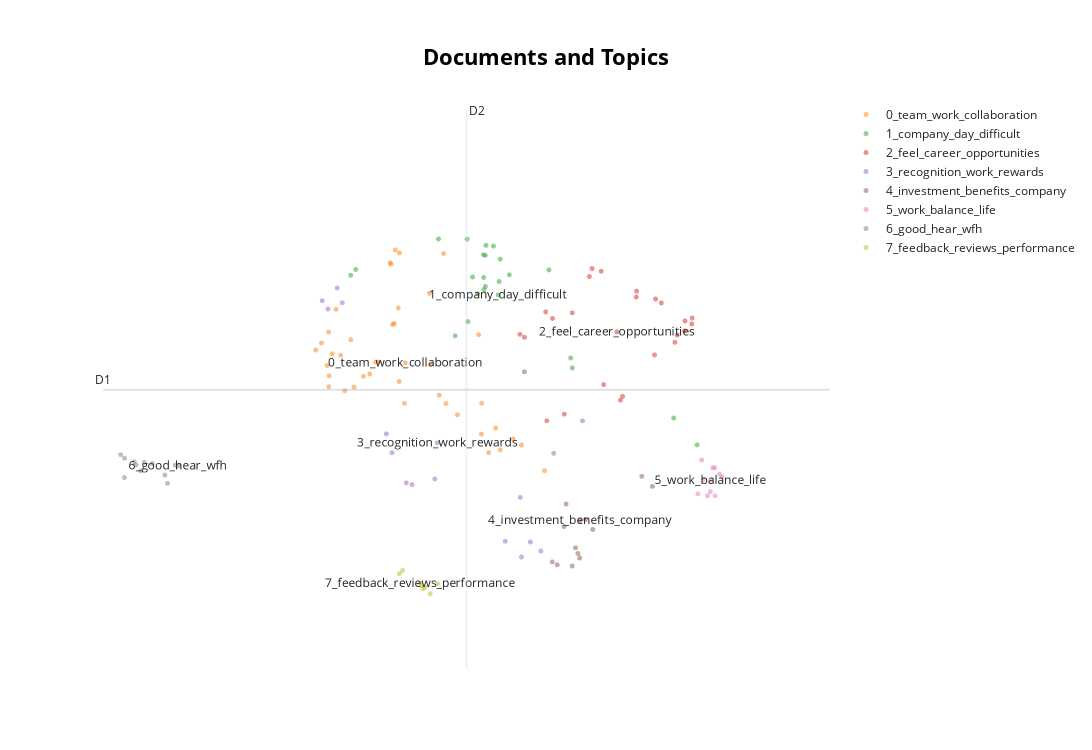

Here is the notebook cell this chart was saved with:
### Code cell
# Run the visualization with the original embeddings
topic_model.visualize_documents(docs)

### Figure 1 — Plotly figure (JSON) as saved in the notebook; plotly's stock layout.template omitted (floating-point values rounded to 4 significant figures)
{"data": [{"hoverinfo": "text", "hovertext": [null], "marker": {"color": "#CFD8DC", "opacity": 0.5, "size": 5}, "mode": "markers+text", "name": "other", "showlegend": false, "type": "scattergl", "x": [null], "y": [null]}, {"hoverinfo": "text", "hovertext": ["Coupled with ever increasing areas of focus and no additional headcount, time becomes more precious, so margins of errors seem to be decreasing", "While page limits have been set, some departments are ignoring them and still having long minutes and fanciful slides for internal meetings i.e. not all bosses enforce the new work norms.", " Customer and community relationships are valued, however sustainability and social im", "Virtual collaboration tools and communication channels are robust. Location or schedules do not impede teamwork.", "The company's culture is generally positive and supportive, but there are still some areas for improvement. I would like to see more emphasis on team building and bonding activities to help foster a stronger sense of camaraderie. Additionally, while there is an emphasis on work autonomy, there can sometimes be a lack of direction or clarity around goals and expectations. More guidance and direction from managers would help ensure that everyone is on the same page and working towards the same goals.", "Regular check-ins ensure we are on track. Adjustments are made quickly if issues arise.", "My teammates are responsive and willing to assist when needed. Collaboration is seamless.", "Meeting calendars are respected. Time is managed effectively so work gets done.", "Knowledge and best practices are freely shared between team members. We learn from each other.", "I appreciate the company's commitment to diversity and inclusion, and I have seen efforts to create a more diverse workforce. However, there is still a lack of representation at the leadership level, which can make it difficult for employees from underrepresented groups to feel truly valued and respected. While I think the company's recruitment policies are effective, it will be important to continue investing in leadership training for underrepresented groups to ensure that everyone has a chance to succeed. Additionally, there could be more emphasis on cultural competence training for all employees to help foster a more inclusive workplace culture.", "Our documentation is thorough. Onboarding new members is quick since knowledge transfer is seamless.", "This culture of openness and idea-sharing has not only improved the work atmosphere but also fostered a sense of community and collaboration among employees.", "This would help to create a positive and motivated work environment and encourage employees to continue to strive for excellence", "The open-door policy of the management and their willingness to listen to the employees has created a positive and inclusive working environment.", "I strongly believe that our company culture encourages employees to speak up and share their ideas freely", "There is a good balance between structure and creativity. The process enables progress but allows flexibility.", "Participation and idea generation are encouraged from all team members. Everyone feels heard.", "There is good camaraderie and positive energy amongst teammates. This makes work enjoyable.", "Our team celebrates wins together. This maintains momentum and morale.", "Overall, an OK place to work but looking for more purpose and meaning.", "My teammates are collaborative and helpful.", "The culture of collaboration within our team is truly something special. Everyone is willing to lend a hand when needed, and there's a real sense of camaraderie that makes coming to work a pleasure. It's clear that we all have a shared goal of producing high-quality work, and the support we give each other makes that possible.", "Our team has a shared sense of purpose. Working towards common goals brings out our best efforts.", "Conflicts are handled constructively. Differences of opinion do not become personal.", "Clear objectives were set so everyone understood goals and priorities from the start. This helped align efforts.", "Responsibilities were divided logically based on individual strengths. This optimized talent and workflows.", "Walking the talk, showing empathy, being hands-on, having staff's back and actively helping to unblock obstacles, being candid, having humility to acknowledge shortcomings.", "Very strong teamwork and appreciation of each other's point of view in my division.", "The team communicates openly. I feel comfortable voicing my ideas and concerns.", "We need to be clearer on our ultimate objective, and not just about appearing to be doing well", "In conclusion, I highly appreciate the company's efforts to promote an open and idea-friendly work environment, and I look forward to continuing to work in such a supportive and empowering atmosphere.", "The diverse perspectives within the team allow us to gain fresh insights and be innovative.", "Team members uphold commitments and deliver quality work on schedule. I can count on my colleagues.", "Demonstrating more trust by allowing more flexible working arrangements; for example, allowing staff to WFH on return to office days, should there be a need to do so e.g. HBL; schools examination period.", "Great team to work with", "Information is shared transparently on my team, though access to data and reports across units is lacking. Improved knowledge management and collaboration platforms would help break down silos and improve decision making at an enterprise level.", "I appreciate the company's commitment to sustainability and making a positive impact on the environment. However, I feel like there could be more emphasis on diversity and inclusion within the company.", "I appreciate the company's efforts to foster a diverse and inclusive workplace. It's clear that everyone is valued and respected here, regardless of their background or identity. This has helped me feel more connected to my colleagues and more invested in the company's success.", "Diversity programs highlight inclusiveness, but some teams lack representation and inclusion in practice. Progress on addressing systemic equity and belonging issues has been slow. Understanding diverse experiences and fostering an environment where all voices are valued could strengthen the company.", "Our team leads by example. The standards they set motivate me to excel.", null], "marker": {"opacity": 0.5, "size": 5}, "mode": "markers+text", "name": "0_team_work_collaboration", "text": ["", "", "", "", "", "", "", "", "", "", "", "", "", "", "", "", "", "", "", "", "", "", "", "", "", "", "", "", "", "", "", "", "", "", "", "", "", "", "", "", "0_team_work_collaboration"], "textfont": {"size": 12}, "type": "scattergl", "x": [4.99, 4.83, 5.502, 3.974, 5.147, 4.476, 3.692, 4.411, 4.151, 5.58, 4.257, 5.017, 4.847, 5.423, 4.94, 4.49, 4.081, 3.725, 3.539, 6.136, 3.667, 3.87, 3.822, 4.547, 4.384, 4.442, 3.77, 3.605, 4.486, 4.394, 5.873, 4.218, 3.937, 4.431, 3.688, 5.388, 5.634, 5.778, 5.42, 3.686, 4.556], "y": [10.92, 10.41, 8.341, 9.192, 8.833, 10.22, 9.338, 10.0, 9.362, 8.662, 9.52, 8.979, 9.49, 8.982, 9.087, 10.93, 9.331, 9.626, 9.672, 8.107, 9.472, 9.144, 9.606, 8.981, 10.81, 10.97, 10.2, 9.764, 9.265, 10.79, 8.44, 9.517, 9.808, 10.02, 9.197, 9.873, 8.376, 8.518, 8.582, 9.905, 9.506]}, {"hoverinfo": "text", "hovertext": ["I appreciate that the company encourages employees to voice their opinions and concerns. However, sometimes it feels like these concerns aren't always addressed in a timely manner, which can be frustrating.", "Day-to-day operations are well-managed yet innovation and new ideas are lacking.", "Some leaders have displayed empathy when considering and acknowledging the practical challenges faced by officers in their day-to-day work.", "The communication within our team is lacking, which makes it difficult to complete projects efficiently. There are often misunderstandings and miscommunications that cause delays and frustration.", "I don't feel like I have the resources I need to succeed in my role. Whether it's access to technology or support from colleagues, there are often roadblocks that make it difficult to complete tasks efficiently.", "Still expecting immediate replies to top management, even where issues do not seem to require urgent attention.", "If at an organisational level, senior management finds it difficult to drop or postpone projects or initiatives, then it would be even less realistic with these work expectations for departments to prioritise and reduce workload meaningfully/significantly.", "Upper management is disconnected from employees.", "leaders acknowledging own mistakes and sharing vulnerability help to build psychological safety and trust.", "Lack of open communication between colleagues", "1) Immediate managers are available and supportive. However, senior leadership feels out of touch with the day-to-day realities that employees deal with. 2) More effort is needed from top executives to communicate strategy and engage with staff across all levels.", "1) Meetings within my team are productive, yet company-wide meetings suffer from lack of purpose or clear agenda 2) More effective use of meeting time and providing a forum for two-way communication with leadership would make a major impact on engagement.", "A few points:\n - The company's culture is generally positive and supportive, but there are some individuals within the company who don't seem to share these values. I think more could be done to reinforce a culture of respect and teamwork.\n - I appreciate the company's commitment to work autonomy and trust in employees. However, I sometimes feel like there could be more support and guidance from my manager, especially when working on complex projects.\n - There isn't enough diversity within the company, which makes it difficult for me to feel truly valued and respected. There are very few people of color or LGBTQ+ individuals within the company, which creates a homogenous and uninspiring work environment.\n - ", "I appreciate the company's commitment to work autonomy and trust in employees, but sometimes it can feel like there is a lack of direction or guidance. More frequent check-ins with managers would help ensure that everyone is on the same page and that expectations are clear. Additionally, it would be helpful to have clearer project goals and deliverables. While the company's", "There's a lack of transparency within the company, which makes it difficult to understand the company's goals and progress. I often feel disconnected from the company's vision and unsure of how my work fits into the bigger picture.", "I appreciate the company's efforts to create a psychologically safe work environment, and I generally feel comfortable sharing my thoughts and concerns with my team. However, there are still some team members who dominate conversations and aren't as receptive to others' ideas. This can make it difficult for those who don't feel as comfortable speaking up to feel truly included. Additionally, I sometimes feel like my feedback isn't fully considered or acted upon by the team. While I understand that not all feedback can be implemented, I.E. it can be discouraging to feel like my opinions aren't valued.", "A lot of process streamlining achieved in the past years e.g. procurement process, risk assessment process, etc.", "Difficult to navigate company policies", "Operations and policies function well day-to-day, though the company direction and vision for the future are unclear. Strategic planning with input from all levels of staff may help provide coherent priorities and stronger future orientation.", "1. My team has a good rapport and I feel comfortable speaking up, but company-wide there seems to be a lack of transparency and willingness to address difficult issues. 2. There is room to improve on building trust and psychological safety across the organization.", "My department runs efficiently but the company as a whole lacks vision.", "There's a culture of blame within the company that makes it difficult to take ownership of mistakes and learn from them. When things go w", "Communication across teams needs improvement.", null], "marker": {"opacity": 0.5, "size": 5}, "mode": "markers+text", "name": "1_company_day_difficult", "text": ["", "", "", "", "", "", "", "", "", "", "", "", "", "", "", "", "", "", "", "", "", "", "", "1_company_day_difficult"], "textfont": {"size": 12}, "type": "scattergl", "x": [5.266, 5.472, 3.936, 5.376, 7.601, 5.445, 7.867, 5.634, 3.993, 5.464, 5.441, 5.319, 6.451, 5.736, 6.432, 5.121, 4.932, 6.186, 5.257, 5.62, 5.556, 5.464, 5.448, 5.609], "y": [10.04, 11.03, 10.64, 10.4, 8.79, 10.61, 8.442, 10.85, 10.72, 10.5, 10.91, 10.62, 9.441, 10.65, 9.57, 9.857, 11.11, 10.71, 11.11, 10.56, 11.02, 10.9, 10.46, 10.39]}, {"hoverinfo": "text", "hovertext": ["Staff here is vary concerning time and speed are taking our jobs after 3 years that i am here because my higher position , what can you expect?", "The company's leadership team is generally effective and transparent, but I feel like there could be more guidance provided around career development. While there are resources available for employees who want to grow within the company, it can be difficult to know where to start or who to approach for guidance. I would like to see more mentorship and coaching opportunities for employees who want to advance their careers. Additionally, while I appreciate the company's commitment to transparency, there are still some decisions that feel opaque to me. More communication around the reasoning behind decisions would help build trust and make employees feel more connected to the company's vision.", "My manager provides clear direction and support.", "There is one boss Who plays favourites in front of others making inclusive working environment impossible so she Splits whole team thinks highly talented now where tehre is only one fav Boss feels like Hitler had control When there Everyone listened; Would have quit long ago only reason still here is because great pals however unless more joined us leaving next contract surely 95% would leave tomorrow xxxxxxxx feeling lonely then.. (Sorry they have often put me under immense pressure over last few weeks Really affecting family home life; unhealthy pressures xxxxxxxxxxxxxxxxx) No 8 week max service in any area signed into contract so horrible and Confusing xx temporary HR Advisor seemed to want more unfair pain xx live elsewhere was reassuring even though upset which leaves full time admin then in HQ when knowing all along I wasn't looking soon moving abroad - early next year London market won’t miss long departments suffering feeling like there with Hitler mood sucks x Traffic jams daily x tired hence errors written feels Unsafe place staff write answers f", "I am extremely satisfied with the level of support I receive from my manager. They provide regular feedback on my performance, encourage me to take ownership of my work, and always make themselves available to answer my questions. This has helped me feel more confident and motivated in my role.", "I feel empowered to share my thoughts and contribute to the company's growth and success", "I don't feel like my manager is supportive of my professional development. I've expressed interest in taking on more responsibility and learning new skills, but haven't received any guidance or support in achieving those goals.", "My job provides stability but lacks excitement and passion.", "My job provides steady work and adequate compensation. However, passion, creativity, and a sense of purpose or mission seem to be missing. Focusing on organizational culture, values, and tapping into employee motivations may help foster greater meaning, innovation, and commitment.", "I feel bored and unchallenged in my job.", "Cross-training and job shadowing help broaden skills. We can fill in for each other when needed.", "1. There are opportunities for career growth within my department, but limited mobility into other areas of the organization. 2. The career paths could be more clearly defined and support provided for those looking to develop cross-functional skills and advance their careers in new directions.", "I feel like there are some communication issues within our team, which can be frustrating at times. However, I appreciate that my manager is always available to answer questions and provide guidance when needed.", "Career advancement depends on managerial whims", "Some training opportunities provided", "To encourage psychological safety, bosses should be receptive of ideas and questions and not simply brush us off when something is raised.", "Employees should first research company before they agree to openess - which today appears not enough plus they Should sign clauses etc plus new starters must feel very unsafe given some management games if you know what I mean plus seniors same view; Clear management team blind to many of them now in redundancies senior plus... time these types were kicked out rather than move around. Enough damage done to everyone by people who think they own place via education etc Lets improve starting by getting rid of rubbish/ dead wood else we continue counting 6 months down another ££millions lost ++++", "Opportunity for professional growth limited", "The company's commitment to professional development is really evident. I've been given numerous opportunities to learn new skills and take on more responsibility, and my manager has been incredibly supportive in helping me achieve my goals. This has been instrumental in my success so far and has motivated me to continue pushing myself.", "I have opportunities to learn and grow in my role.", "You thinking honest Is good but you and employers don't accept facts like It was a Hate crime committed By staff", "There are limited opportunities for career growth.", "The company's commitment to work autonomy has been instrumental in my success here. I am trusted to complete tasks independently, and have the freedom to approach my work in a way that works best for me. This has helped me feel more empowered and motivated to achieve my goals.", "Job descriptions unclear or outdated", null], "marker": {"opacity": 0.5, "size": 5}, "mode": "markers+text", "name": "2_feel_career_opportunities", "text": ["", "", "", "", "", "", "", "", "", "", "", "", "", "", "", "", "", "", "", "", "", "", "", "", "2_feel_career_opportunities"], "textfont": {"size": 12}, "type": "scattergl", "x": [6.45, 7.461, 6.644, 6.226, 6.778, 6.161, 7.181, 7.021, 6.807, 6.996, 7.615, 7.729, 6.674, 7.396, 7.723, 5.857, 6.149, 7.807, 7.177, 7.385, 5.908, 7.812, 6.36, 7.642, 6.957], "y": [10.16, 10.28, 10.63, 10.08, 10.7, 8.755, 10.44, 9.071, 9.224, 9.022, 9.773, 10.05, 10.73, 10.34, 9.921, 9.877, 10.17, 10.01, 10.36, 9.61, 9.838, 10.09, 8.841, 9.868, 9.909]}, {"hoverinfo": "text", "hovertext": ["The salary structure is transparent and fair, and I feel that my hard work is being adequately compensated.", "No recognition for extra effort", "I am proud to work for this company.", "Low value meaningless work", "Decisiveness, dare to challenge the norm and be transformative", "Recognition for good work", "Overall, I am very happy with the pay and rewards system, but I believe there is room for improvement in the area of employee recognition and incentives.", "I am very satisfied with the pay and rewards system in the company.", "Leadership effectively empowers team members to make decisions and drive results.", "I feel motivated and energized at work.", "Opinion respected and valued", "Individual contributions are valued. People are recognized for their expertise and effort.", "The leadership team is incredibly communicative and transparent. They regularly share updates on the company's goals and progress, and are always available to answer questions or address concerns. This has helped me feel more connected to the company's vision and more invested in its success.", "Leaders provide clear direction by giving suggestions or inputs instead of merely giving vague comments or questions that do not point to anything.", "However, I would suggest that the company consider offering more incentives and bonuses to recognize employees who go above and beyond in their work.", null], "marker": {"opacity": 0.5, "size": 5}, "mode": "markers+text", "name": "3_recognition_work_rewards", "text": ["", "", "", "", "", "", "", "", "", "", "", "", "", "", "", "3_recognition_work_rewards"], "textfont": {"size": 12}, "type": "scattergl", "x": [6.094, 4.567, 5.861, 4.891, 3.84, 4.633, 5.874, 5.976, 3.612, 6.567, 4.342, 4.405, 3.678, 3.783, 5.69, 4.921], "y": [7.064, 7.95, 7.761, 7.999, 10.29, 7.926, 6.987, 7.181, 10.31, 8.754, 8.584, 8.34, 10.21, 10.48, 7.19, 8.468]}, {"hoverinfo": "text", "hovertext": ["Relook at benchmarking, investment banks compensation need not be taken out of the equation as these are genuine opportunity pool for our people.", "While the company's benefits package is generally competitive, there are some areas where it falls short. Specifically, I would like to see more investment in mental health support and wellness initiatives. While the company offers mental health resources", "The company's benefits package is lackluster. Compared to other companies in the industry, the benefits offered here are minimal and don't feel like they adequately compensate me for my hard work.", "While the company offers competitive compensation, there are still some areas where more investment could be made. For example, I would like to see more investment in technology and other resources that could help employees be more efficient and productive.", "The company's technology infrastructure is generally adequate, but there are still some areas where more investment could be made. For example, the video conferencing capabilities could be improved to make remote work more effective. Additionally, I feel like there could be more training and resources provided for employees who are new to the technology. While I appreciate the company's efforts to provide technology for remote work, more investment in these tools would help make the transition to remote work more seamless", "The company's benefits package is pretty standard, but I would like to see more investment in professional development opportunities. I think this would help employees feel more valued and invested in the company's success", "Pay raises should be higher", "While I appreciate the flexibility offered by the company, I sometimes feel like the boundaries between work and personal life are blurred. There can be an expectation that employees be available at all hours, which can lead to burnout and stress. It would be helpful to have clearer guidelines around expectations for availability and response times. Additionally, I think there could be more investment in mental health support and wellness initiatives. While there are resources available for employees who need them, they aren't always well advertised or fully utilized. More proactive support around mental health and wellness would be greatly appreciated.", "Benefits packages are adequate", "Although I receive good benefits, annual salary increases do not meet my expectations.", "While the company is committed to transparency, I feel like there are still some areas where more information could be shared. I would like to see more frequent updates on the company's goals and progress.", "The benefits package here is very competitive. From health insurance to retirement savings, the company offers a comprehensive package that makes me feel valued as an employee. This has been a key factor in my decision to stay with the company long-term.", "Driving initiatives that promote and protect staff' well-being amidst work challenges.", null], "marker": {"opacity": 0.5, "size": 5}, "mode": "markers+text", "name": "4_investment_benefits_company", "text": ["", "", "", "", "", "", "", "", "", "", "", "", "", "4_investment_benefits_company"], "textfont": {"size": 12}, "type": "scattergl", "x": [6.224, 6.602, 6.535, 6.357, 6.38, 6.683, 6.279, 7.36, 6.514, 6.449, 5.907, 6.487, 7.24, 6.54], "y": [6.923, 7.474, 6.974, 7.382, 7.674, 7.344, 6.885, 7.904, 7.033, 6.869, 9.391, 7.107, 8.034, 7.461]}, {"hoverinfo": "text", "hovertext": ["While the workload can be overwhelming at times, I appreciate that the company offers flexible work arrangements that allow me to maintain a healthy work-life balance. I just wish that the workload itself were more manageable.", "The work-life balance options here are excellent. Whether I need to take time off for a doctor's appointment or just want to work from home for the day, my manager is always accommodating. This has helped me feel less stressed and more productive in my work.", "Appreciated efforts towards work-life balance", "I appreciate the company's commitment to work-life balance, but sometimes it feels like there is a lack of support when it comes to workload management. There can be an expectation that employees take on more work than they can handle, which can lead to burnout and stress. More support from managers and colleagues would help ensure that everyone is able to manage their workload effectively. Additionally, while the option to work from home is available, there can be an expectation that employees work longer hours or be available at all hours. More guidance around work-life balance would be greatly appreciated.", "Work-life balance varies greatly depending on team and manager. Flexibility and time off are sufficient for my needs, however others report unreasonable workload and expectations. Consistent policies around work hours and availability need to apply for all groups.", "Flexible schedule", "I feel like my workload is unreasonable, and I often find myself working overtime or on weekends just to keep up. This has taken a toll on my mental health and overall job satisfaction.", "The company's approach to work-life balance is insufficient. While the option to work from home is available, there's still an expectation that I be available at all hours and work long days. This has made it difficult for me to maintain a healthy work-life balance.", "I like the work I do but wish I had more schedule flexibility.", "My workload is too heavy and difficult to balance.", null], "marker": {"opacity": 0.5, "size": 5}, "mode": "markers+text", "name": "5_work_balance_life", "text": ["", "", "", "", "", "", "", "", "", "", "5_work_balance_life"], "textfont": {"size": 12}, "type": "scattergl", "x": [8.067, 8.071, 7.985, 7.94, 7.875, 8.152, 7.92, 8.017, 8.123, 8.046, 8.02], "y": [8.145, 7.783, 7.78, 7.995, 7.807, 8.03, 8.246, 7.835, 8.06, 8.144, 7.983]}, {"hoverinfo": "text", "hovertext": ["No comments.", "- ", " \n", "n a", "N.A", "\n\n", ",", "many", ".", "WFH", "Good", "good to be  hear", null], "marker": {"opacity": 0.5, "size": 5}, "mode": "markers+text", "name": "6_good_hear_wfh", "text": ["", "", "", "", "", "", "", "", "", "", "", "", "6_good_hear_wfh"], "textfont": {"size": 12}, "type": "scattergl", "x": [1.857, 1.594, 1.326, 1.685, 1.499, 1.37, 1.553, 1.945, 1.48, 1.368, 1.828, 6.24, 1.979], "y": [7.943, 8.216, 8.314, 8.199, 8.182, 8.27, 8.105, 8.179, 8.221, 8.018, 8.05, 8.332, 8.169]}, {"hoverinfo": "text", "hovertext": ["Managers pay attention to feedback", "The company's approach to feedback and performance reviews is outdated and unhelpful. I only receive feedback once a year, which makes it difficult to track my progress and improve in my role.", "However, there doesn't seem to be much encouragement to share mistakes (i.e. do after-action reviews).", "Feedback flows freely. Suggestions to improve are seen as opportunities, not criticism.", "The company's feedback process is helpful, but could be more frequent. I appreciate the feedback I receive during performance reviews, but I think it would be more helpful to receive feedback more regularly throughout the year.", "The company's approach to feedback and performance reviews is generally helpful, but I think there could be more opportunities for employees to provide feedback on their managers. This would help ensure that everyone is held accountable and that issues are addressed in a timely manner. Additionally, while the feedback provided during performance reviews is useful, it can be difficult to implement changes if the feedback is only provided once a year. More frequent check-ins and feedback opportunities would be beneficial for both employees and managers", "The company's approach to feedback and performance reviews is incredibly helpful. My manager provides regular feedback on my work, and we have open and honest conversations about my strengths and areas for improvement. This has helped me grow in my role and feel more invested in the company's success.\n\nI really appreciate the company's commitment to sustainability. Whether it's through reducing our carbon footprint or supporting local community initiatives, it's clear that the company is making a positive impact on the world. This makes me feel proud to work here and motivates me to do my best work.", null], "marker": {"opacity": 0.5, "size": 5}, "mode": "markers+text", "name": "7_feedback_reviews_performance", "text": ["", "", "", "", "", "", "", "7_feedback_reviews_performance"], "textfont": {"size": 12}, "type": "scattergl", "x": [4.755, 4.778, 4.525, 4.487, 4.736, 4.838, 4.92, 4.72], "y": [6.577, 6.596, 6.812, 6.771, 6.617, 6.509, 6.639, 6.646]}], "layout": {"annotations": [{"showarrow": false, "text": "D1", "x": 1.127, "y": 9.157, "yshift": 10}, {"showarrow": false, "text": "D2", "x": 5.251, "xshift": 10, "y": 12.78}], "height": 750, "shapes": [{"line": {"color": "#CFD8DC", "width": 2}, "type": "line", "x0": 5.251, "x1": 5.251, "y0": 5.533, "y1": 12.78}, {"line": {"color": "#9E9E9E", "width": 2}, "type": "line", "x0": 1.127, "x1": 9.375, "y0": 9.157, "y1": 9.157}], "title": {"font": {"color": "Black", "size": 22}, "text": "<b>Documents and Topics</b>", "x": 0.5, "xanchor": "center", "yanchor": "top"}, "width": 1200, "xaxis": {"visible": false}, "yaxis": {"visible": false}}}
